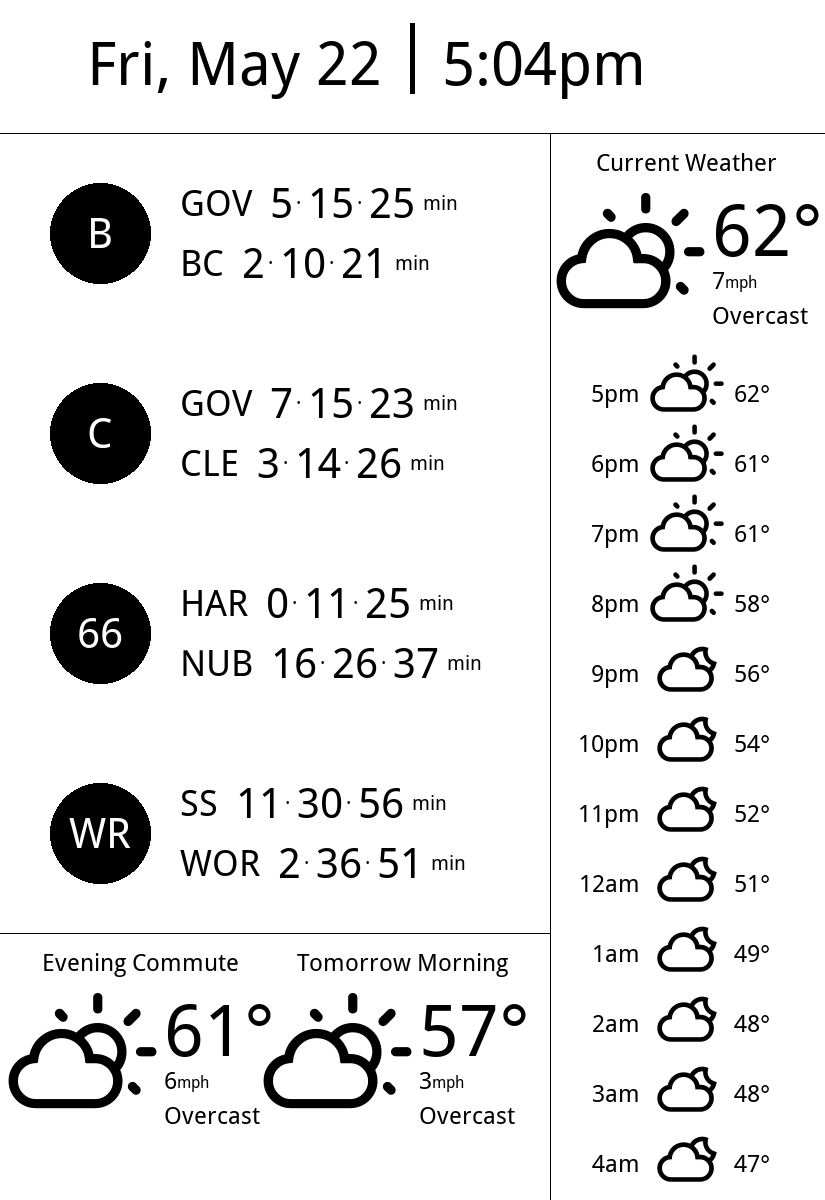

Generate this figure with Python:
"""
Mac preview script — fetches live data from the active API, renders the display
image, and saves it to preview.png. Open that file to see the layout.

Usage:
    .venv/bin/python3 preview.py
"""
import subprocess
import sys
from datetime import datetime

from config import config
from subway_service import subway_service, TransitService
from weather_service import weather_service
from layout import getImage

api_name = "Transit" if isinstance(subway_service, TransitService) else "MBTA"
print(f"[{api_name} API] Fetching transit data...")
trains = subway_service.get_upcoming_trains()
print(f"  Got {len(trains)} arrivals")

print("Fetching weather...")
weather_data = weather_service.get_weather()
if not weather_data:
    print("  Warning: no weather data, using placeholder")
    weather_data = {
        "current": {
            "temperature": "65",
            "condition_code": 113,
            "conditions": "Clear",
            "wind_mph": 5,
            "precipitation_chance": 0,
        },
        "hourly": [],
        "daily": {},
    }
else:
    print("  Weather OK")

print("Rendering image...")
img = getImage(weather_data, trains)

out = "preview.png"
img.save(out)
print(f"Saved to {out}  ({img.size[0]}x{img.size[1]})")

# Open the image automatically on Mac
subprocess.run(["open", out])
